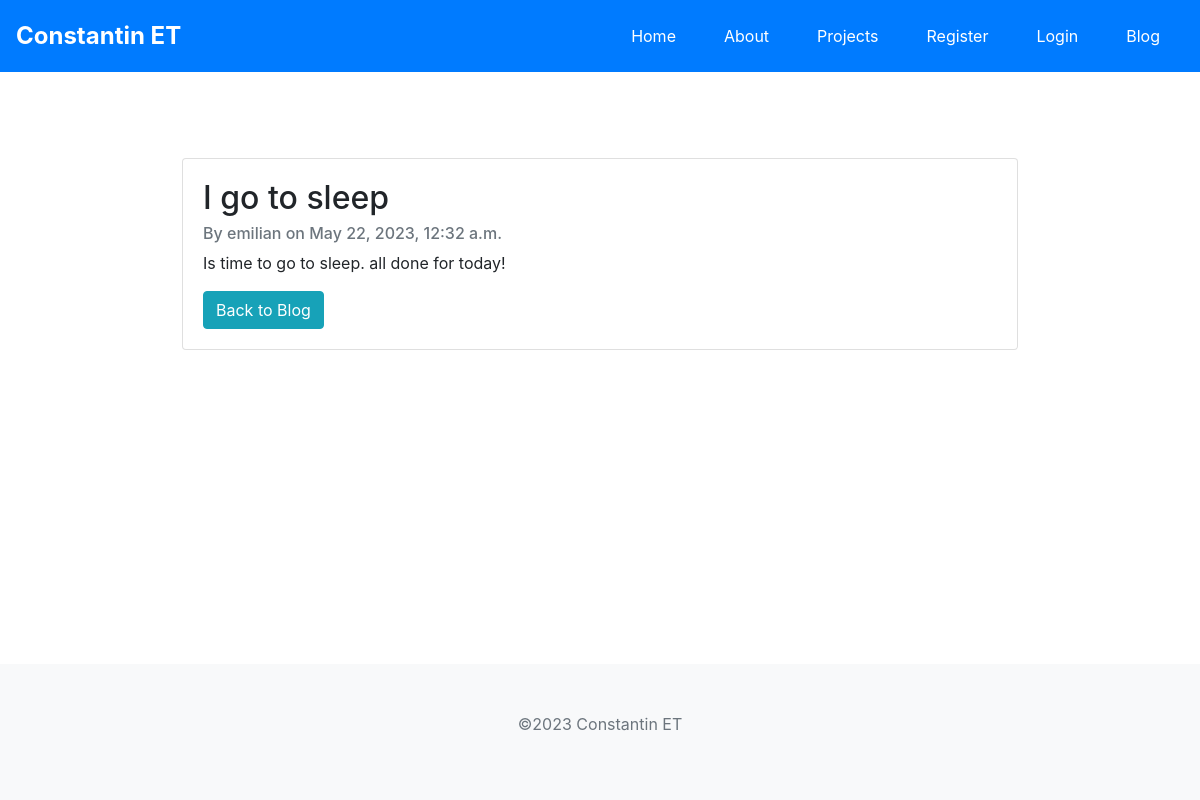
/blog/blog/5/, run on the app's committed database.
### blog/models.py (models this page shows, shortened)
class Blog(models.Model):
    author = models.ForeignKey(settings.AUTH_USER_MODEL, on_delete=models.CASCADE)
    title = models.CharField(max_length=200)
    content = models.TextField()
    date_posted = models.DateTimeField(auto_now_add=True)

### portfolio/models.py (models this page shows, shortened)
class Footer(models.Model):
    title = models.CharField(max_length=200)

### blog/views.py (the view)
# urls.py: path('blog/<int:pk>/', BlogDetailView.as_view(), name='blog-detail'),
class BlogDetailView(DetailView):
    model = Blog
    template_name = 'blog/blog_detail.html'

### portfolio/context_processors.py (called while the page is built)
def footer(request):
    footer = Footer.objects.first()
    return {'footer': footer}

### blog/templates/blog/blog_detail.html (shortened to what this page needs)
{% extends "portfolio/base_generic.html" %}
{% load static %}
{% block content %}
    <div class="container my-5">
        <div class="card">
            <div class="card-body">
                <h2 class="card-title">{{ object.title }}</h2>
                <h6 class="card-subtitle mb-2 text-muted">By {{ object.author }} on {{ object.date_posted }}</h6>
                <p class="card-text">{{ object.content }}</p>
                <a class="btn btn-info" href="{% url 'blog-home' %}">Back to Blog</a>
            </div>
        </div>
    </div>
{% endblock content %}

### portfolio/templates/portfolio/footer.html
<body class="d-flex flex-column min-vh-100">
    <div class="container mb-auto">
    </div>
    <footer class="footer mt-auto py-3 bg-light text-center">
        <div class="container">
            <p>&copy;{% now "Y" %} {{ footer.title }}</p>
        </div>
    </footer>
</body>

### portfolio/static/css/styles.css (style rules this page uses)
.container { max-width: 900px !important; margin: auto !important; padding: 2rem !important; }
.footer { background-color: #f8f9fa !important; color: #6c757d !important; }

### data on the page
Blog: title "I go to sleep", author "emilian", date_posted "May 22, 2023, 12:32 a.m.", content "Is time to go to sleep. all done for today!"
Footer: title "Constantin ET"
